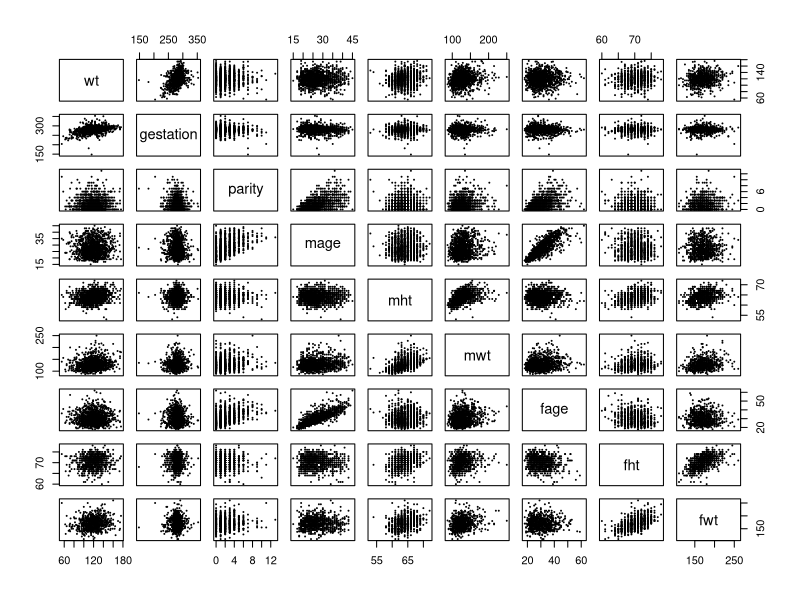
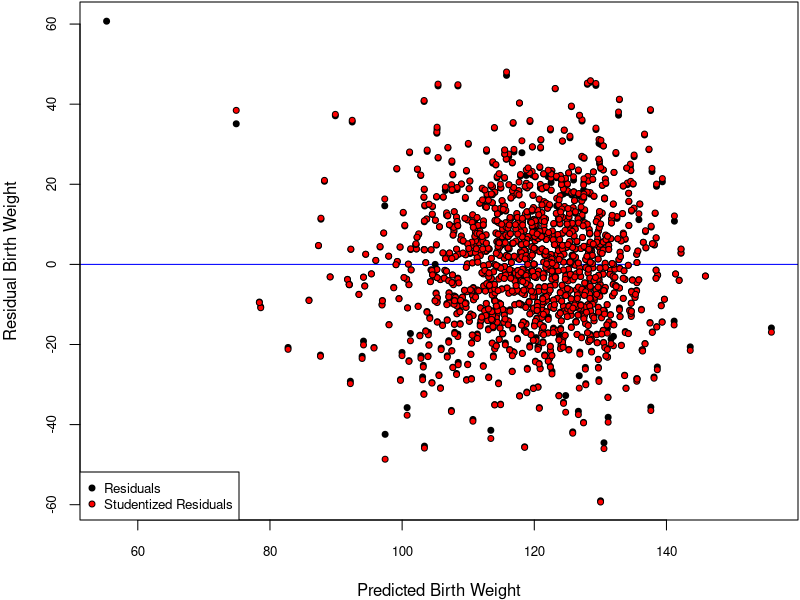
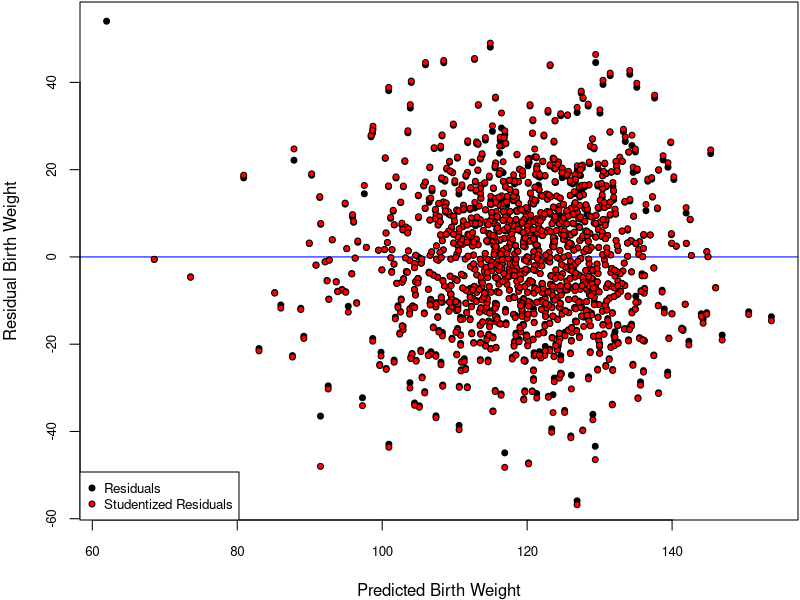
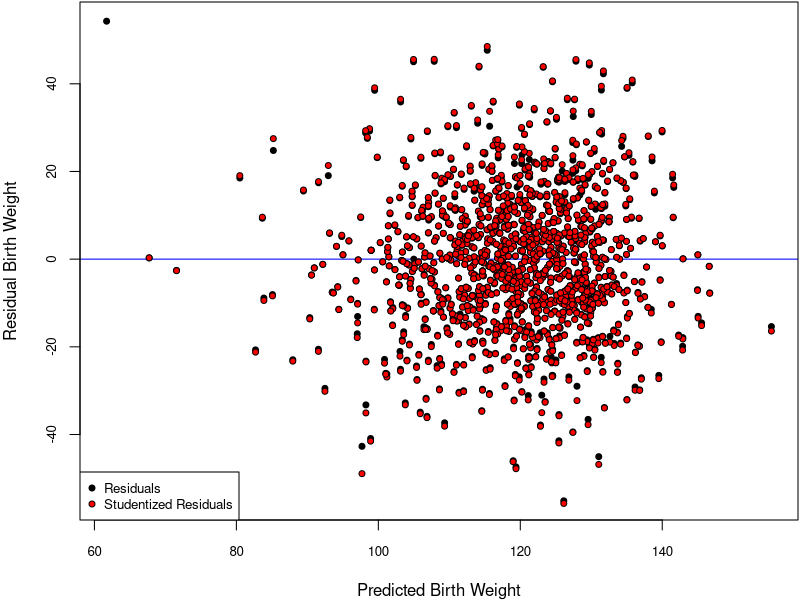
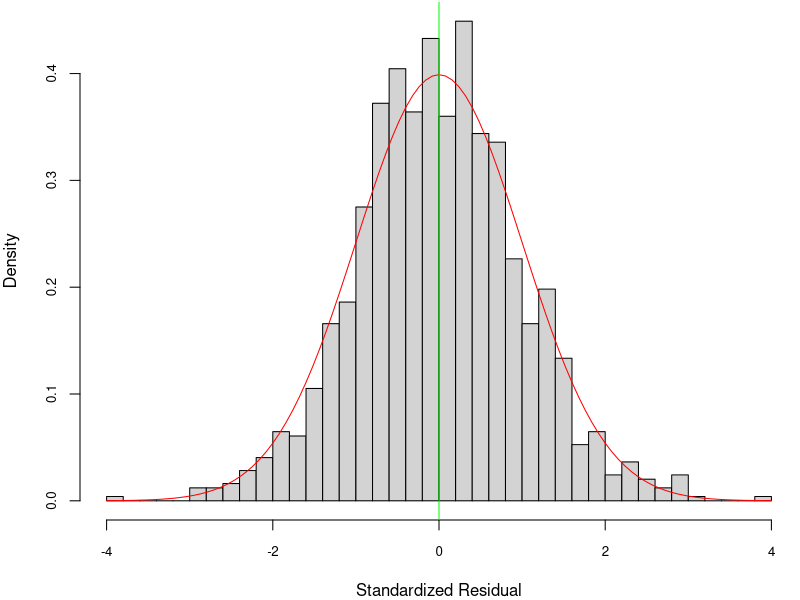
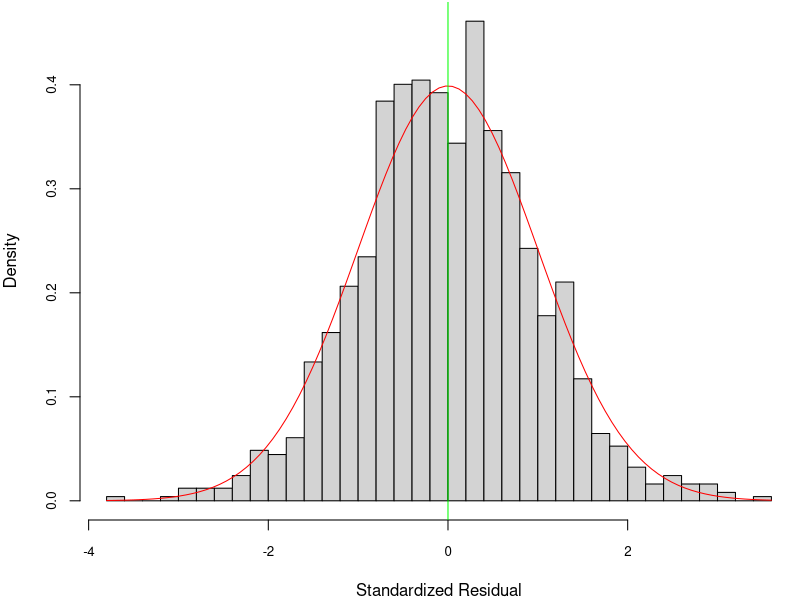
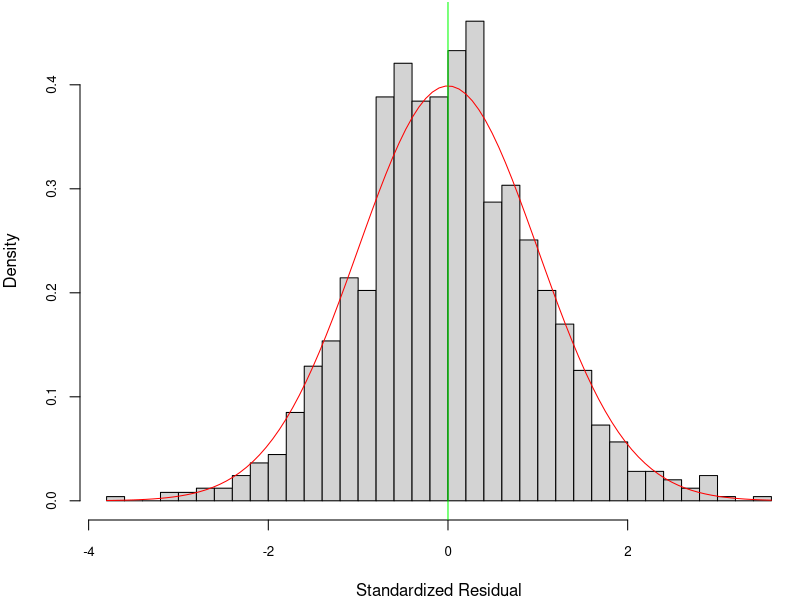
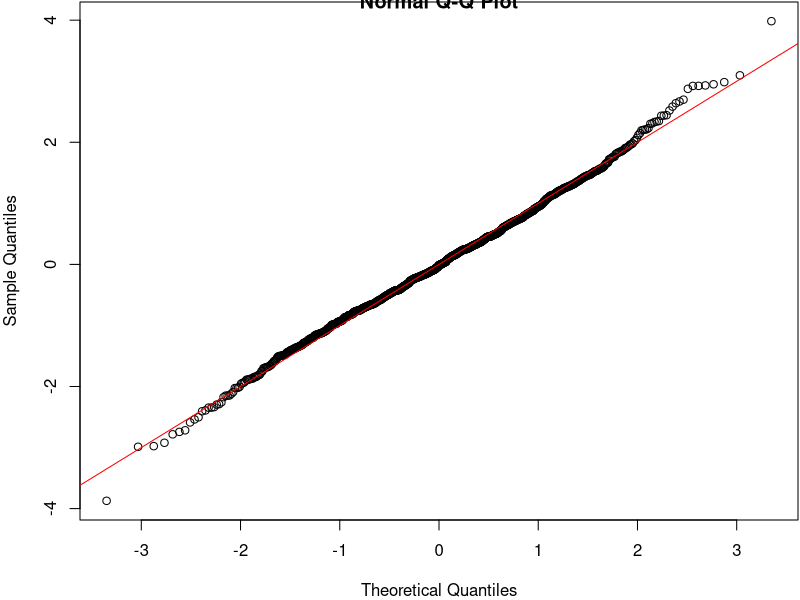

Source code (R) for these figures, in order: (Note: this script raises an error after producing the figures.)
## ---- chunk 1
knitr::opts_chunk$set(echo = TRUE)
## ---- chunk 2
library(mice)

# read in data
births.raw = read.csv("chds_births.csv")
## ---- chunk 3
head(births.raw, 10)
summary(births.raw)

# Validating marital
births.raw$marital[!births.raw$marital %in% c(1:5)] = NA
## ---- chunk 4
categoricals = c('meth', 'feth', 'med', 'fed', 'marital', 'income', 'smoke', 'time', 'number')#, 'parity', 'mht', 'fht')
continuous = names(births.raw)[! names(births.raw) %in% categoricals]

# Categorize meth
meth.categories = c(rep('Caucasian', 6), 'Mexican', 'African-American', 'Asian', 'Mixed', 'Other')
for (i in 1:length(meth.categories)) {
  births.raw$meth[births.raw$meth == i-1] = meth.categories[i]
  births.raw$feth[births.raw$feth == i-1] = meth.categories[i]
}
births.raw$meth = as.factor(births.raw$meth)
births.raw$feth = as.factor(births.raw$feth)

# Categorize med
med.categories = c('elementary school', 'middle school', 'high school', 'high school + trade school', 'high school + some college', 'college graduate', 'trade school', 'high school unclear')
for (i in 1:length(med.categories)) {
  births.raw$med[births.raw$med == i-1] = med.categories[i]
  births.raw$fed[births.raw$fed == i-1] = med.categories[i]
}
births.raw$med = as.factor(births.raw$med)
births.raw$fed = as.factor(births.raw$fed)

# Categorize marital
marital.categories = c('married', 'legally separated', 'divorced', 'widowed', 'never married')
for (i in 1:length(marital.categories)) {
  births.raw$marital[births.raw$marital == i] = marital.categories[i]
}
births.raw$marital = as.factor(births.raw$marital)

# Categorize income
income.categories = c('under 2500', '2500-4999', '5000-7499', '7500-9999', '10000-12499', '12500-14999', '15000-17499', '17500-19999', '20000-22499', 'over 22500')
for (i in 1:length(income.categories)) {
  births.raw$income[births.raw$income == i-1] = income.categories[i]
}
births.raw$income = as.factor(births.raw$income)

# Categorize smoke
smoke.categories = c('never', 'smokes now', 'until pregnancy', 'used to, not anymore')
for (i in 1:length(smoke.categories)) {
  births.raw$smoke[births.raw$smoke == i-1] = smoke.categories[i]
}
births.raw$smoke = as.factor(births.raw$smoke)

# Categorize time
time.categories = c('never or more than 10 years', 'still smokes', 'during pregnancy', 'less than a year', '1-2 years', '2-3 years', '3-4 years', '5-9 years', 'never or more than 10 years', 'quit but don’t know when')
for (i in 1:length(time.categories)) {
  births.raw$time[births.raw$time == i-1] = time.categories[i]
}
births.raw$time = as.factor(births.raw$time)

# Categorize number
number.categories = c('never smoked', '1-4', '5-9', '10-14', '15-19', '20-29', '30-39', '40-60', 'more than 60', 'smoked but don’t know how much')
for (i in 1:length(number.categories)) {
  births.raw$number[births.raw$number == i-1] = number.categories[i]
}
births.raw$number = as.factor(births.raw$number)

births.raw$smoke = NULL
summary(births.raw)
## ---- chunk 5
births.raw.cont = births.raw[ , ! names(births.raw) %in% categoricals]
summary(births.raw.cont)
pairs(births.raw.cont, cex = 0.2)
## ---- chunk 6
proportion <- sapply(births.raw, function(x) { sum(is.na(x))*100/nrow(births.raw) })
proportion

# births.reduced <- births.raw.cont[, !names(births.raw) %in% c('fht', 'fwt')]

births.mice <- mice(births.raw, method = "cart", seed = 1)
births.clean <- complete(births.mice)
summary(births.clean)
anyNA(births.clean)
## ---- chunk 7
M0 <- lm(wt ~ 1, data = births.clean) # initial model
Mfull <- lm(wt ~ (. - number - time - fed - med - feth - meth - marital)^2 + number + time + fed + med + feth + meth + marital+
              I(gestation^2) + I(parity^2) + I(mage^2) + I(mht^2) + 
              I(mwt^2) + I(fage^2) + I(fht^2) + I(fwt^2), data = births.clean) # full model
Mstart <- lm(wt ~ ., data = births.clean) # start model
## ---- chunk 8
beta.max <- coef(Mfull)
names(beta.max)[is.na(beta.max)]
## ---- chunk 9
# forward selection
Mfwd <- step(object = M0,
             scope = list(lower = M0, upper = Mfull),
             direction = "forward",
             trace = FALSE)
## ---- chunk 10
# backward elimination
Mback <- step(object = Mfull, 
              scope = list(lower = M0, upper = Mfull),
              direction = "backward", 
              trace = FALSE)
## ---- chunk 11
# stepwise selection
Mstep <- step(object = Mstart, 
              scope = list(lower = M0, upper = Mfull),
              direction = "both", 
              trace = FALSE)
## ---- chunk 12
# models to compare
M1 <- Mfwd
M2 <- Mstep
## ---- chunk 13
#Press Statistic
calPress <- function(M){
  press <- resid(M)/(1-hatvalues(M))
  press <- sum(press^2)
  return(press)
}

press1 <- calPress(M1);
press2 <- calPress(M2);
press3 <- calPress(Mstep)
## ---- chunk 14
# AIC Statistic for M1
AIC1 <- AIC(M1)

#AIC Statistic for M2
AIC2 <- AIC(M2)
## ---- chunk 15
summary(Mfwd)
summary(Mback)
summary(Mstep)
## ---- chunk 16

# function for drawing studendized residual plots 
StuResPlot <- function(M) {
  cex <- .8
  res <- residuals(M)
  h <- hatvalues(M)  # Hat matrix
  sigma.hat <- sigma(M)
  res.stu <- resid(M)/sqrt(1-h) # studentized residuals, but on the data scale
  y.hat <- predict(M)
  par(mar = c(4,4,.1,.1))
  plot(y.hat, res, pch = 21, bg = "black", cex = cex, cex.axis = cex,
        xlab = "Predicted Birth Weight",
        ylab = "Residual Birth Weight",
        abline(h = mean(res), col = "blue"))
  points(y.hat, res.stu, pch = 21, bg = "red", cex = cex)
  legend(x = "bottomleft", c("Residuals", "Studentized Residuals"),
        pch = 21, pt.bg = c("black", "red"), pt.cex = cex, cex = cex)
}

# function for drawing standardized residual plots
StaResPlot <- function(M) {
  cex <- .8
  res <- residuals(M) # Hat matrix
  h <- hatvalues(M)
  sigma.hat <- sigma(M)
  par(mar = c(4,4,.1,.1))
  hist(res/sigma.hat, breaks = 50, freq = FALSE, cex.axis = cex,
  xlab = "Standardized Residual", main = "")
  curve(dnorm(x), col = "red", add = TRUE)
  abline(v = mean(res/sigma.hat), col = "green")
}

#function for drawing QQ plots
QQPlot <- function(M) {
  res <- residuals(M)
  h <- hatvalues(M)
  qqnorm(res/sigma(M))
  abline(a=0, b=1, col = "red") #add 45 degree line
  # head(res.stu1)
}


# studendized residual for forward selection model:
StuResPlot(Mfwd)

# studendized residual for backward elimination model:
StuResPlot(Mback)

# studentdized residual for stepwise selection model:
StuResPlot(Mstep)

# standardized residual for forward selection model:
StaResPlot(Mfwd)

# standardized residual for backward elimination model:
StaResPlot(Mback)

# standardized residual for stepwise selection model:
StaResPlot(Mstep)

# QQ-plot for forward selection model:
QQPlot(Mfwd)

# QQ-plot for backward selection model:
QQPlot(Mback)

# QQ-plot for stepwise selection model:
QQPlot(Mstep)
## ---- chunk 17
# function to produce leverage and influence plots
LeverageInfluence <- function(M) {
  y.hat <- predict(M) # predicted values
  sigma.hat <- sigma(M)
  res <- resid(M) # original residuals$
  res.sta <- res/sigma.hat # standardized residuals

  # compute leverages
  h <- hatvalues(M) # hat matrix
  res.stu <- res.sta/sqrt(1-h) # studentized residuals
  
  # PRESS residuals
  press <- res/(1-h)
  
  
  # DFFITS residuals
  dfts <- dffits(M)
  
  # standardize each of these such that they are identical at the average
  # leverage value
  p <- length(coef(M))
  n <- nobs(M)
  hbar <- p/n # average leverage
  res.stu <- res.stu*sqrt(1 - hbar) # at h = hbar, res.stu = res.sta
  press <- press*(1 - hbar)/sigma.hat # at h = hbar, press = res.sta
  dfts <- dfts*(1 - hbar)/sqrt(hbar) # at h = hbar, dfts = res.sta
  
  # plot all residuals
  par(mfrow = c(1,2), mar = c(4,4,.1,.1))
  cex <- .5
  plot(y.hat, rep(0, length(y.hat)), 
       type = "n", # empty plot to get the axis range
       ylim = range(res.sta, res.stu, press, dfts), 
       cex.axis = cex, 
       xlab = "Predicted Values", 
       ylab = "Residuals")
  
  # dotted line connecting each observations residuals for better visibility
  segments(x0 = y.hat, 
           y0 = pmin(res.sta, res.stu, press, dfts), 
           y1 = pmax(res.sta, res.stu, press, dfts), 
           lty = 2)
  points(y.hat, res.sta, pch = 21, bg = "black", cex = cex)
  points(y.hat, res.stu, pch = 21, bg = "blue", cex = cex)
  points(y.hat, press, pch = 21, bg = "red", cex = cex)
  points(y.hat, dfts, pch = 21, bg = "orange", cex = cex)
  
  # against leverages
  plot(h, rep(0, length(y.hat)), 
       type = "n", 
       cex.axis = cex,
       ylim = range(res.sta, res.stu, press, dfts), 
       xlab = "Leverages", ylab = "Residuals")
  
  segments(x0 = h,
          y0 = pmin(res.sta, res.stu, press, dfts), 
          y1 = pmax(res.sta, res.stu, press, dfts), 
          lty = 2)
  points(h, res.sta, pch = 21, bg = "black", cex = cex)
  points(h, res.stu, pch = 21, bg = "blue", cex = cex)
  points(h, press, pch = 21, bg = "red", cex = cex)
  points(h, dfts, pch = 21, bg = "orange", cex = cex)
  abline(v = hbar, col = "grey60", lty = 2)
  
  # cook's distance vs. leverage
  D <- cooks.distance(M)
  
  # flag some of the points
  infl.ind <- which.max(D) # top influence point
  lev.ind <- h > 2*hbar # leverage more than 2x the average
  clrs <- rep("black", len = n)
  clrs[lev.ind] <- "blue"
  clrs[infl.ind] <- "red"
  par(mfrow = c(1,1), mar = c(4,4,1,1))
  cex <- .8
  plot(h, D, xlab = "Leverage", ylab = "Cook's Influence Measure",
  pch = 21, bg = clrs, cex = cex, cex.axis = cex)
  p <- length(coef(M))
  n <- nrow(births.clean)
  hbar <- p/n # average leverage
  abline(v = 2*hbar, col = "grey60", lty = 2) # 2x average leverage
  return(c(infl.ind, D[infl.ind]))
}


# leverage influence for forward selection model:
LeverageInfluence(Mfwd)
LeverageInfluence(Mback)
## ---- chunk 18
M1 = Mfwd
M2 = Mstep
X <- model.matrix(M1)
C <- cor(X) # correlation matrix
vif1 <- diag(solve(C))
vif1
X <- model.matrix(M2)
C <- cor(X) # correlation matrix
vif2 <- diag(solve(C))
vif2
## ---- chunk 19
M <- with(births.clean,expr ={
   log.wt <- log(births.clean$wt)
   log.gestation <- log(births.clean$gestation)
   log.parity <- log(births.clean$parity)
   log.mage <- log(births.clean$mage)
   log.mgt <- log(births.clean$mht)
   log.mwt <- log(births.clean$mwt)
   log.fage <- log(births.clean$fage)
   log.fht <- log(births.clean$fht)
   log.fwt <-log(births.clean$fwt)
   lm(log.wt ~ log.gestation + log.parity + log.mage + log.mgt + log.mwt + log.fage + log.fht + log.fwt + meth + feth + med + fed + marital + income + smoke + time + number)
    } )


coef(M)# coefficients


plot(predict(M),resid(M),
     xlab = "Predicted Log-Infant Mortality",ylab = "Residual Log-Infant Mortality")
## ---- chunk 20
# Cross-validation setup
nreps <- 2e3 # number of replications
ntot <- nrow(births.clean) # total number of observations
ntrain <- floor(ntot * 0.7) # size of training set
ntest <- ntot-ntrain # size of test set
mspe1 <- rep(NA, nreps) # sum-of-square errors for each CV replication
mspe2 <- rep(NA, nreps)
logLambda <- rep(NA, nreps) # log-likelihod ratio statistic for each replication
system.time({
  for(ii in 1:nreps) {
    if(ii%%200 == 0) message("ii = ", ii)
    # randomly select training observations
    train.ind <- sample(ntot, ntrain) # training observations
    # refit the models on the subset of training data; ?update for details!
    M1.cv <- update(M1, subset = train.ind)
    M2.cv <- update(M2, subset = train.ind)
    # out-of-sample residuals for both models
    # that is, testing data - predictions with training parameters
    M1.res <- births.clean$wt[-train.ind] -
              predict(M1.cv, newdata = births.clean[-train.ind,])
    M2.res <- births.clean$wt[-train.ind] -
              predict(M2.cv, newdata = births.clean[-train.ind,])
    # mean-square prediction errors
    mspe1[ii] <- mean(M1.res^2)
    mspe2[ii] <- mean(M2.res^2)
    # out-of-sample likelihood ratio
    M1.sigma <- sqrt(sum(resid(M1.cv)^2)/ntrain) # MLE of sigma
    M2.sigma <- sqrt(sum(resid(M2.cv)^2)/ntrain)
    # since res = y - pred, dnorm(y, pred, sd) = dnorm(res, 0, sd)
    logLambda[ii] <- sum(dnorm(M1.res, mean = 0, sd = M1.sigma, log = TRUE))
    logLambda[ii] <- logLambda[ii] -
                     sum(dnorm(M2.res, mean = 0, sd = M2.sigma, log = TRUE))
  }
})
## ---- chunk 21
    # code for generating proper testset
    test.ind = c()
    trainset = births.clean[0,]
    while (length(test.ind) < ntest) {
      id = sample(ntot, 1)
      notIncluded = FALSE
      for (name in names(births.clean[id,])) {
        if (!eval(parse(text = paste('births.clean[id,]$',`name`,sep = ''))) %in% eval(parse(text = paste('trainset$',`name`,sep = '')))) {
          notIncluded = TRUE
          break
        }
      }
      if (notIncluded) {
        trainset[length(trainset$wt)+1,] = births.clean[id,]
      } else {
        test.ind[length(test.ind)+1] = id
      }
    }
    train.ind = c(1:ntot)[-test.ind]
    
    # alternative
    exclude = c("meth", "mage", "med", "fage", "fed", "marital", "income")
    M1.res <- births.clean$wt[-train.ind] -
              predict(M1.cv, newdata = births.clean[!names(births.clean) %in% exclude][-train.ind,])
## ---- chunk 22
# plot rMSPE and out-of-sample log(Lambda)
par(mfrow = c(1,2))
par(mar = c(4.5, 4.5, .1, .1))
boxplot(x = list(sqrt(mspe1), sqrt(mspe2)), names = expression(M[FWD], M[STEP]), cex = .7,
        ylab = expression(sqrt(MSPE)), col = c("yellow", "orange"))
hist(logLambda, breaks = 50, freq = FALSE,
     xlab = expression(Lambda^{test}),
     main = "", cex = .7)
abline(v = mean(logLambda), col = "red") # average value
